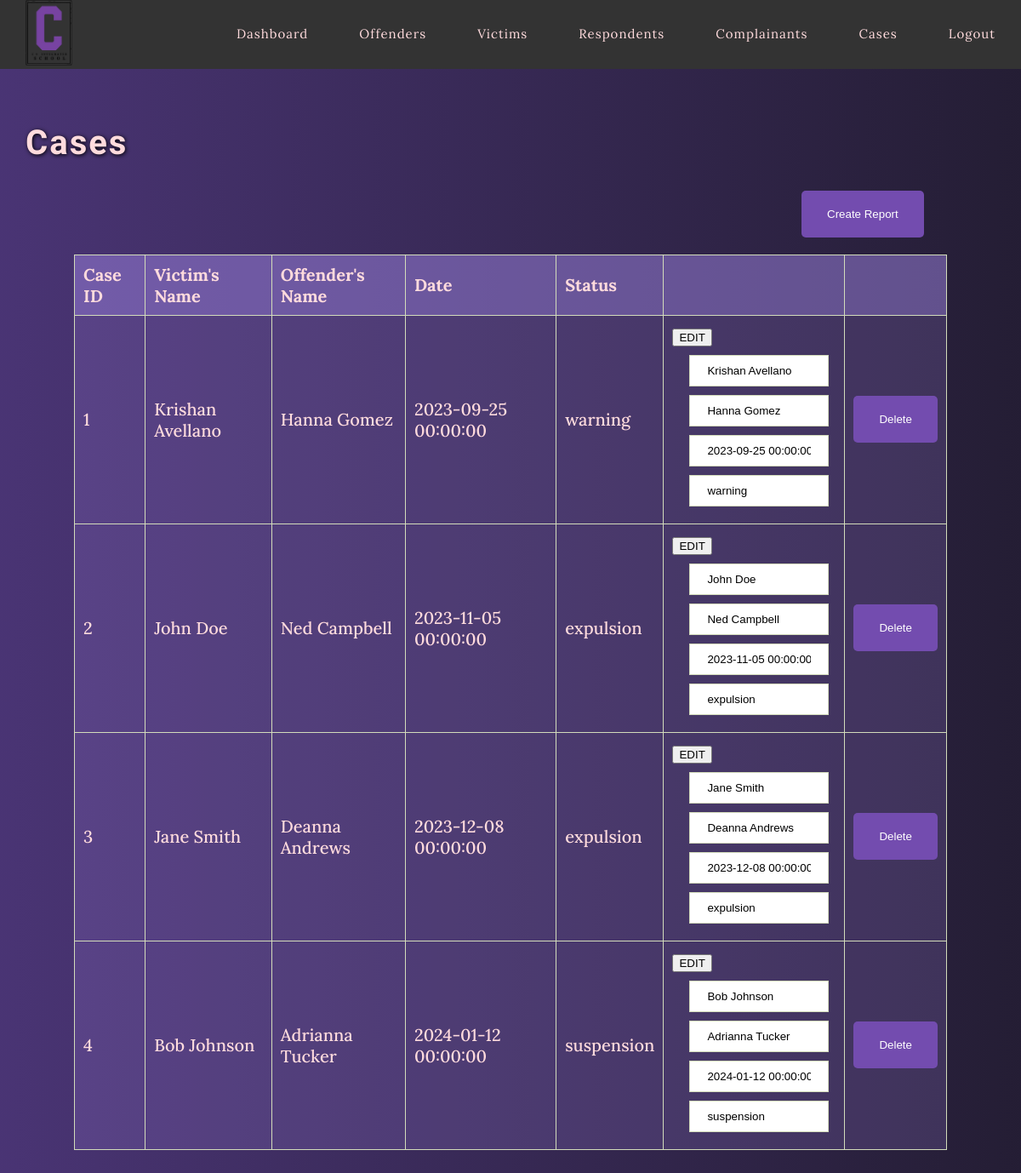
Screenshot of /case.php with the database file from the repository.
### tables this page shows
CREATE TABLE `students_cases` (
  `case_id` int(11) NOT NULL,
  `victims_name` text NOT NULL,
  `offenders_name` text NOT NULL,
  `date` datetime NOT NULL,
  `status` enum('warning','suspension','expulsion') NOT NULL
);

### case.php (the view, shortened to what this page needs)
<?php
include "config.php";
$sql = "SELECT * FROM students_cases";
$result = mysqli_query($conn, $sql);
?>
<!DOCTYPE html>
<html lang="en">
<head>
</head>
<body>
<div class="navbar">
        <nav>
        <img src="logo.png" class="logo">
        <a href="logout.php">Logout</a>
        <a href="case.php">Cases</a>
        <a href="complainant.php">Complainants</a>
        <a href="respondent.php">Respondents</a>
        <a href="victim.php">Victims</a>
        <a href="offender.php">Offenders</a>
        <a href="dashboard.php">Dashboard</a>
        </nav>
    </div>
<div class="container">
    <h2>Cases</h2>
    <button class="action-btn" onclick="location.href='create_report.php'">Create Report</button>
    <table>
        <tr>
            <th>Case ID</th>
            <th>Victim's Name</th>
            <th>Offender's Name</th>
            <th>Date</th>
            <th>Status</th>
            <th></th>
            <th></th>
        </tr>
        <?php
        while ($row = mysqli_fetch_assoc($result)) {
            echo "<tr>";
            echo "<td>{$row['case_id']}</td>";
            echo "<td>{$row['victims_name']}</td>";
            echo "<td>{$row['offenders_name']}</td>";
            echo "<td>{$row['date']}</td>";
            echo "<td>{$row['status']}</td>";
echo "<td>
<form action='update_report.php' method='post'>
    <input type='submit' name='edit' value='EDIT'>
    <input type='text' name='editvictims_name' placeholder='Enter Name' value='" . $row['victims_name'] . "' required/>
    <input type='text' name='editoffenders_name' placeholder='Enter Relationship to victim' value='" . $row['offenders_name'] . "' required/>
    <input type='text' name='editdate' placeholder='Enter Address' value='" . $row['date'] . "' required/>
    <input type='text' name='editstatus' placeholder='Enter Contact Number' value='" . $row['status'] . "' required/>
    <input type='hidden' name='editcase_id' value='" . $row['case_id'] . "' required/>
</form>
</td>";
echo "<td>
<form action='delete_report.php' method='post'>
    <input type='hidden' name='case_id' value='{$row['case_id']}'>
    <button type='submit' name='delete'>Delete</button>
</form>
</td>";
echo "</tr>";
        }
        ?>
    </table>
</div>
</body>
</html>

### case.php (style rules this page uses)
body { font-family: 'Lora', serif; margin: 0; padding: 10; background: linear-gradient(90deg, hsla(260, 38%, 33%, 1) 0%, hsla(258, 28%, 16%, 1) 100%); }
.container { width: 100%; height:50%; margin: 0 auto; padding: 30px; box-sizing: border-box; }
input[type="date"], input[type="text"], input[type="password"] { width: 85%; padding: 10px 20px; margin: 10px 20px; display: block; border: 1px solid #D3DCBB; box-sizing: border-box; }
.navbar { width: 100%; height: 12%; display: flex; align-items: center; overflow: hidden; background-color: #333; }
.logo { width: 55px; padding-right: 10px; cursor: pointer; margin-left: 30px; }
nav { background-color: #333; overflow: hidden; width: 100%; }
nav a { float: right; display: block; padding: 30px 30px; text-align: center; text-decoration: none; font-size: 15px; letter-spacing: 1px; color: #FFDBDD; }
button { background-color: #734caf; color: white; padding: 20px 30px; border: none; border-radius: 5px; cursor: pointer; }
table { border-collapse: collapse; width: 90%; margin: 20px auto; }
th, td { border: 1px solid #D3DCBB; text-align: left; padding: 10px; font-size: 20px; color: #FFDBDD; }
td { background-color: rgba(158, 131, 226, 0.2); font-weight: 500; }
th { background-color: rgba(158, 131, 226, 0.5); }
h2 { font-family: 'Aldrich', sans-serif; letter-spacing: 2px; font-size: 40px; text-shadow: 1px 1px 5px black; text-align: left; color: #FFDBDD; }
.action-btn { margin-left: 80% ; }

### rows the page displays
students_cases: case_id "1", victims_name "Krishan Avellano", offenders_name "Hanna Gomez", date "2023-09-25 00:00:00", status "warning", editvictims_name "Krishan Avellano", editoffenders_name "Hanna Gomez", editdate "2023-09-25 00:00:00", editstatus "warning"
students_cases: case_id "2", victims_name "John Doe", offenders_name "Ned Campbell", date "2023-11-05 00:00:00", status "expulsion", editvictims_name "John Doe", editoffenders_name "Ned Campbell", editdate "2023-11-05 00:00:00", editstatus "expulsion"
students_cases: case_id "3", victims_name "Jane Smith", offenders_name "Deanna Andrews", date "2023-12-08 00:00:00", status "expulsion", editvictims_name "Jane Smith", editoffenders_name "Deanna Andrews", editdate "2023-12-08 00:00:00", editstatus "expulsion"
students_cases: case_id "4", victims_name "Bob Johnson", offenders_name "Adrianna Tucker", date "2024-01-12 00:00:00", status "suspension", editvictims_name "Bob Johnson", editoffenders_name "Adrianna Tucker", editdate "2024-01-12 00:00:00", editstatus "suspension"
